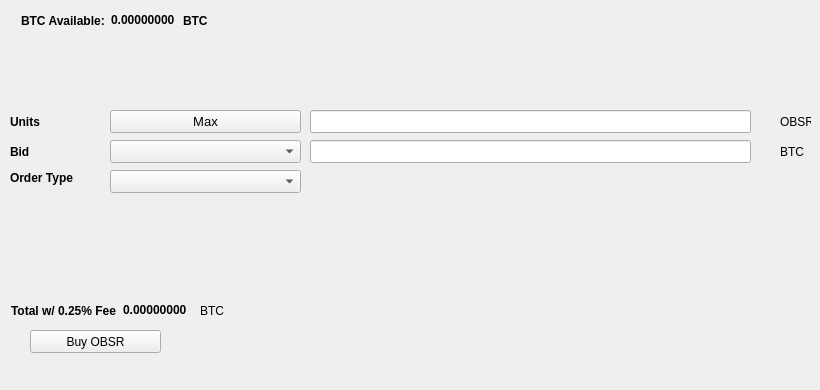
   <widget class="QWidget" name="BuyTab">
    <attribute name="title">
     <string>Buy</string>
    </attribute>
    <widget class="QPushButton" name="BuyOBS">
     <property name="geometry">
      <rect>
       <x>30</x>
       <y>330</y>
       <width>131</width>
       <height>23</height>
      </rect>
     </property>
     <property name="text">
      <string>Buy OBSR</string>
     </property>
     <property name="icon">
      <iconset resource="../obsr.qrc">
       <normaloff>:/icons/bitcoin</normaloff>:/icons/bitcoin</iconset>
     </property>
    </widget>
    <widget class="QLabel" name="label_3">
     <property name="geometry">
      <rect>
       <x>10</x>
       <y>110</y>
       <width>46</width>
       <height>23</height>
      </rect>
     </property>
     <property name="font">
      <font>
       <weight>75</weight>
       <bold>true</bold>
      </font>
     </property>
     <property name="text">
      <string>Units</string>
     </property>
    </widget>
    <widget class="QLineEdit" name="UnitsInput">
     <property name="geometry">
      <rect>
       <x>310</x>
       <y>110</y>
       <width>441</width>
       <height>23</height>
      </rect>
     </property>
     <property name="font">
      <font>
       <pointsize>9</pointsize>
       <weight>75</weight>
       <bold>true</bold>
      </font>
     </property>
    </widget>
    <widget class="QLineEdit" name="BuyBidPriceEdit">
     <property name="geometry">
      <rect>
       <x>310</x>
       <y>140</y>
       <width>441</width>
       <height>23</height>
      </rect>
     </property>
     <property name="font">
      <font>
       <pointsize>9</pointsize>
       <weight>75</weight>
       <bold>true</bold>
      </font>
     </property>
    </widget>
    <widget class="QLabel" name="label_4">
     <property name="geometry">
      <rect>
       <x>780</x>
       <y>110</y>
       <width>31</width>
       <height>23</height>
      </rect>
     </property>
     <property name="text">
      <string>OBSR</string>
     </property>
    </widget>
    <widget class="QLabel" name="label_5">
     <property name="geometry">
      <rect>
       <x>780</x>
       <y>140</y>
       <width>31</width>
       <height>23</height>
      </rect>
     </property>
     <property name="text">
      <string>BTC</string>
     </property>
    </widget>
    <widget class="QLabel" name="label_6">
     <property name="geometry">
      <rect>
       <x>10</x>
       <y>140</y>
       <width>46</width>
       <height>23</height>
      </rect>
     </property>
     <property name="font">
      <font>
       <weight>75</weight>
       <bold>true</bold>
      </font>
     </property>
     <property name="text">
      <string>Bid</string>
     </property>
    </widget>
    <widget class="QLabel" name="label_7">
     <property name="geometry">
      <rect>
       <x>10</x>
       <y>170</y>
       <width>91</width>
       <height>16</height>
      </rect>
     </property>
     <property name="font">
      <font>
       <weight>75</weight>
       <bold>true</bold>
      </font>
     </property>
     <property name="text">
      <string>Order Type</string>
     </property>
    </widget>
    <widget class="QPushButton" name="Buy_Max_Amount">
     <property name="geometry">
      <rect>
       <x>110</x>
       <y>110</y>
       <width>191</width>
       <height>23</height>
      </rect>
     </property>
     <property name="font">
      <font>
       <pointsize>10</pointsize>
      </font>
     </property>
     <property name="text">
      <string>Max</string>
     </property>
    </widget>
    <widget class="QComboBox" name="BuyBidcomboBox">
     <property name="geometry">
      <rect>
       <x>110</x>
       <y>140</y>
       <width>191</width>
       <height>23</height>
      </rect>
     </property>
     <property name="font">
      <font>
       <pointsize>10</pointsize>
      </font>
     </property>
    </widget>
    <widget class="QComboBox" name="buyOrdertypeCombo">
     <property name="geometry">
      <rect>
       <x>110</x>
       <y>170</y>
       <width>191</width>
       <height>23</height>
      </rect>
     </property>
     <property name="font">
      <font>
       <pointsize>10</pointsize>
      </font>
     </property>
    </widget>
    <widget class="QWidget" name="layoutWidget1">
     <property name="geometry">
      <rect>
       <x>21</x>
       <y>11</y>
       <width>227</width>
       <height>19</height>
      </rect>
     </property>
     <layout class="QHBoxLayout" name="horizontalLayout_3">
      <item>
       <widget class="QLabel" name="label232">
        <property name="font">
         <font>
          <weight>75</weight>
          <bold>true</bold>
         </font>
        </property>
        <property name="text">
         <string>BTC Available:</string>
        </property>
       </widget>
      </item>
      <item>
       <widget class="QLabel" name="BtcAvailableLbl">
        <property name="palette">
         <palette>
          <active>
           <colorrole role="WindowText">
            <brush brushstyle="SolidPattern">
             <color alpha="255">
              <red>0</red>
              <green>0</green>
              <blue>0</blue>
             </color>
            </brush>
           </colorrole>
           <colorrole role="Button">
            <brush brushstyle="SolidPattern">
             <color alpha="255">
              <red>0</red>
              <green>170</green>
              <blue>0</blue>
             </color>
            </brush>
           </colorrole>
           <colorrole role="Light">
            <brush brushstyle="SolidPattern">
             <color alpha="255">
              <red>0</red>
              <green>255</green>
              <blue>0</blue>
             </color>
            </brush>
           </colorrole>
           <colorrole role="Midlight">
            <brush brushstyle="SolidPattern">
             <color alpha="255">
              <red>0</red>
              <green>212</green>
              <blue>0</blue>
             </color>
            </brush>
           </colorrole>
           <colorrole role="Dark">
            <brush brushstyle="SolidPattern">
             <color alpha="255">
              <red>0</red>
              <green>85</green>
              <blue>0</blue>
             </color>
            </brush>
           </colorrole>
           <colorrole role="Mid">
            <brush brushstyle="SolidPattern">
             <color alpha="255">
              <red>0</red>
              <green>113</green>
              <blue>0</blue>
             </color>
            </brush>
           </colorrole>
           <colorrole role="Text">
            <brush brushstyle="SolidPattern">
             <color alpha="255">
              <red>0</red>
              <green>170</green>
              <blue>0</blue>
             </color>
            </brush>
           </colorrole>
           <colorrole role="BrightText">
            <brush brushstyle="SolidPattern">
             <color alpha="255">
              <red>255</red>
              <green>255</green>
              <blue>255</blue>
             </color>
            </brush>
           </colorrole>
           <colorrole role="ButtonText">
            <brush brushstyle="SolidPattern">
             <color alpha="255">
              <red>0</red>
              <green>0</green>
              <blue>0</blue>
             </color>
            </brush>
           </colorrole>
           <colorrole role="Base">
            <brush brushstyle="SolidPattern">
             <color alpha="255">
              <red>255</red>
              <green>255</green>
              <blue>255</blue>
             </color>
            </brush>
           </colorrole>
           <colorrole role="Window">
            <brush brushstyle="SolidPattern">
             <color alpha="255">
              <red>0</red>
              <green>170</green>
              <blue>0</blue>
             </color>
            </brush>
           </colorrole>
           <colorrole role="Shadow">
            <brush brushstyle="SolidPattern">
             <color alpha="255">
              <red>0</red>
              <green>0</green>
              <blue>0</blue>
             </color>
            </brush>
           </colorrole>
           <colorrole role="AlternateBase">
            <brush brushstyle="SolidPattern">
             <color alpha="255">
              <red>127</red>
              <green>212</green>
              <blue>127</blue>
             </color>
            </brush>
           </colorrole>
           <colorrole role="ToolTipBase">
            <brush brushstyle="SolidPattern">
             <color alpha="255">
              <red>255</red>
              <green>255</green>
              <blue>220</blue>
             </color>
            </brush>
           </colorrole>
           <colorrole role="ToolTipText">
            <brush brushstyle="SolidPattern">
             <color alpha="255">
              <red>0</red>
              <green>0</green>
              <blue>0</blue>
             </color>
            </brush>
           </colorrole>
          </active>
          <inactive>
           <colorrole role="WindowText">
            <brush brushstyle="SolidPattern">
             <color alpha="255">
              <red>0</red>
              <green>0</green>
              <blue>0</blue>
             </color>
            </brush>
           </colorrole>
           <colorrole role="Button">
            <brush brushstyle="SolidPattern">
             <color alpha="255">
              <red>0</red>
              <green>170</green>
              <blue>0</blue>
             </color>
            </brush>
           </colorrole>
           <colorrole role="Light">
            <brush brushstyle="SolidPattern">
             <color alpha="255">
              <red>0</red>
              <green>255</green>
              <blue>0</blue>
             </color>
            </brush>
           </colorrole>
           <colorrole role="Midlight">
            <brush brushstyle="SolidPattern">
             <color alpha="255">
              <red>0</red>
              <green>212</green>
              <blue>0</blue>
             </color>
            </brush>
           </colorrole>
           <colorrole role="Dark">
            <brush brushstyle="SolidPattern">
             <color alpha="255">
              <red>0</red>
              <green>85</green>
              <blue>0</blue>
             </color>
            </brush>
           </colorrole>
           <colorrole role="Mid">
            <brush brushstyle="SolidPattern">
             <color alpha="255">
              <red>0</red>
              <green>113</green>
              <blue>0</blue>
             </color>
            </brush>
           </colorrole>
           <colorrole role="Text">
            <brush brushstyle="SolidPattern">
             <color alpha="255">
              <red>0</red>
              <green>170</green>
              <blue>0</blue>
             </color>
            </brush>
           </colorrole>
           <colorrole role="BrightText">
            <brush brushstyle="SolidPattern">
             <color alpha="255">
              <red>255</red>
              <green>255</green>
              <blue>255</blue>
             </color>
            </brush>
           </colorrole>
           <colorrole role="ButtonText">
            <brush brushstyle="SolidPattern">
             <color alpha="255">
              <red>0</red>
              <green>0</green>
              <blue>0</blue>
             </color>
            </brush>
           </colorrole>
           <colorrole role="Base">
            <brush brushstyle="SolidPattern">
             <color alpha="255">
              <red>255</red>
              <green>255</green>
              <blue>255</blue>
             </color>
            </brush>
           </colorrole>
           <colorrole role="Window">
            <brush brushstyle="SolidPattern">
             <color alpha="255">
              <red>0</red>
              <green>170</green>
              <blue>0</blue>
             </color>
            </brush>
           </colorrole>
           <colorrole role="Shadow">
            <brush brushstyle="SolidPattern">
             <color alpha="255">
              <red>0</red>
              <green>0</green>
              <blue>0</blue>
             </color>
            </brush>
           </colorrole>
           <colorrole role="AlternateBase">
            <brush brushstyle="SolidPattern">
             <color alpha="255">
              <red>127</red>
              <green>212</green>
              <blue>127</blue>
             </color>
            </brush>
           </colorrole>
           <colorrole role="ToolTipBase">
            <brush brushstyle="SolidPattern">
             <color alpha="255">
              <red>255</red>
              <green>255</green>
              <blue>220</blue>
             </color>
            </brush>
           </colorrole>
           <colorrole role="ToolTipText">
            <brush brushstyle="SolidPattern">
             <color alpha="255">
              <red>0</red>
              <green>0</green>
              <blue>0</blue>
             </color>
            </brush>
           </colorrole>
          </inactive>
          <disabled>
           <colorrole role="WindowText">
            <brush brushstyle="SolidPattern">
             <color alpha="255">
              <red>0</red>
              <green>85</green>
              <blue>0</blue>
             </color>
            </brush>
           </colorrole>
           <colorrole role="Button">
            <brush brushstyle="SolidPattern">
             <color alpha="255">
              <red>0</red>
              <green>170</green>
              <blue>0</blue>
             </color>
            </brush>
           </colorrole>
           <colorrole role="Light">
            <brush brushstyle="SolidPattern">
             <color alpha="255">
              <red>0</red>
              <green>255</green>
              <blue>0</blue>
             </color>
            </brush>
           </colorrole>
           <colorrole role="Midlight">
            <brush brushstyle="SolidPattern">
             <color alpha="255">
              <red>0</red>
              <green>212</green>
              <blue>0</blue>
             </color>
            </brush>
           </colorrole>
           <colorrole role="Dark">
            <brush brushstyle="SolidPattern">
             <color alpha="255">
              <red>0</red>
              <green>85</green>
              <blue>0</blue>
             </color>
            </brush>
           </colorrole>
           <colorrole role="Mid">
            <brush brushstyle="SolidPattern">
             <color alpha="255">
              <red>0</red>
              <green>113</green>
              <blue>0</blue>
             </color>
            </brush>
           </colorrole>
           <colorrole role="Text">
            <brush brushstyle="SolidPattern">
             <color alpha="255">
              <red>0</red>
              <green>85</green>
              <blue>0</blue>
             </color>
            </brush>
           </colorrole>
           <colorrole role="BrightText">
            <brush brushstyle="SolidPattern">
             <color alpha="255">
              <red>255</red>
              <green>255</green>
              <blue>255</blue>
             </color>
            </brush>
           </colorrole>
           <colorrole role="ButtonText">
            <brush brushstyle="SolidPattern">
             <color alpha="255">
              <red>0</red>
              <green>85</green>
              <blue>0</blue>
             </color>
            </brush>
           </colorrole>
           <colorrole role="Base">
            <brush brushstyle="SolidPattern">
             <color alpha="255">
              <red>0</red>
              <green>170</green>
              <blue>0</blue>
             </color>
            </brush>
           </colorrole>
           <colorrole role="Window">
            <brush brushstyle="SolidPattern">
             <color alpha="255">
              <red>0</red>
              <green>170</green>
              <blue>0</blue>
             </color>
            </brush>
           </colorrole>
           <colorrole role="Shadow">
            <brush brushstyle="SolidPattern">
             <color alpha="255">
              <red>0</red>
              <green>0</green>
              <blue>0</blue>
             </color>
            </brush>
           </colorrole>
           <colorrole role="AlternateBase">
            <brush brushstyle="SolidPattern">
             <color alpha="255">
              <red>0</red>
              <green>170</green>
              <blue>0</blue>
             </color>
            </brush>
           </colorrole>
           <colorrole role="ToolTipBase">
            <brush brushstyle="SolidPattern">
             <color alpha="255">
              <red>255</red>
              <green>255</green>
              <blue>220</blue>
             </color>
            </brush>
           </colorrole>
           <colorrole role="ToolTipText">
            <brush brushstyle="SolidPattern">
             <color alpha="255">
              <red>0</red>
              <green>0</green>
              <blue>0</blue>
             </color>
            </brush>
           </colorrole>
          </disabled>
         </palette>
        </property>
        <property name="font">
         <font>
          <weight>75</weight>
          <bold>true</bold>
         </font>
        </property>
        <property name="text">
         <string>0.00000000</string>
        </property>
        <property name="textInteractionFlags">
         <set>Qt::LinksAccessibleByMouse|Qt::TextSelectableByKeyboard|Qt::TextSelectableByMouse</set>
        </property>
       </widget>
      </item>
      <item>
       <widget class="QLabel" name="BtcAvailableLbl_2">
        <property name="font">
         <font>
          <weight>75</weight>
          <bold>true</bold>
         </font>
        </property>
        <property name="text">
         <string>BTC</string>
        </property>
       </widget>
      </item>
     </layout>
    </widget>
    <widget class="QWidget" name="layoutWidge2">
     <property name="geometry">
      <rect>
       <x>11</x>
       <y>301</y>
       <width>259</width>
       <height>19</height>
      </rect>
     </property>
     <layout class="QHBoxLayout" name="horizontalLayout_4">
      <item>
       <widget class="QLabel" name="label_9">
        <property name="font">
         <font>
          <weight>75</weight>
          <bold>true</bold>
         </font>
        </property>
        <property name="text">
         <string>Total w/ 0.25% Fee</string>
        </property>
       </widget>
      </item>
      <item>
       <widget class="QLabel" name="BuyCostLabel">
        <property name="palette">
         <palette>
          <active>
           <colorrole role="WindowText">
            <brush brushstyle="SolidPattern">
             <color alpha="255">
              <red>0</red>
              <green>0</green>
              <blue>0</blue>
             </color>
            </brush>
           </colorrole>
           <colorrole role="Button">
            <brush brushstyle="SolidPattern">
             <color alpha="255">
              <red>0</red>
              <green>170</green>
              <blue>0</blue>
             </color>
            </brush>
           </colorrole>
           <colorrole role="Light">
            <brush brushstyle="SolidPattern">
             <color alpha="255">
              <red>0</red>
              <green>255</green>
              <blue>0</blue>
             </color>
            </brush>
           </colorrole>
           <colorrole role="Midlight">
            <brush brushstyle="SolidPattern">
             <color alpha="255">
              <red>0</red>
              <green>212</green>
              <blue>0</blue>
             </color>
            </brush>
           </colorrole>
           <colorrole role="Dark">
            <brush brushstyle="SolidPattern">
             <color alpha="255">
              <red>0</red>
              <green>85</green>
              <blue>0</blue>
             </color>
            </brush>
           </colorrole>
           <colorrole role="Mid">
            <brush brushstyle="SolidPattern">
             <color alpha="255">
              <red>0</red>
              <green>113</green>
              <blue>0</blue>
             </color>
            </brush>
           </colorrole>
           <colorrole role="Text">
            <brush brushstyle="SolidPattern">
             <color alpha="255">
              <red>0</red>
              <green>170</green>
              <blue>0</blue>
             </color>
            </brush>
           </colorrole>
           <colorrole role="BrightText">
            <brush brushstyle="SolidPattern">
             <color alpha="255">
              <red>255</red>
              <green>255</green>
              <blue>255</blue>
             </color>
            </brush>
           </colorrole>
           <colorrole role="ButtonText">
            <brush brushstyle="SolidPattern">
             <color alpha="255">
              <red>0</red>
              <green>0</green>
              <blue>0</blue>
             </color>
            </brush>
           </colorrole>
           <colorrole role="Base">
            <brush brushstyle="SolidPattern">
             <color alpha="255">
              <red>255</red>
              <green>255</green>
              <blue>255</blue>
             </color>
            </brush>
           </colorrole>
           <colorrole role="Window">
            <brush brushstyle="SolidPattern">
             <color alpha="255">
              <red>0</red>
              <green>170</green>
              <blue>0</blue>
             </color>
            </brush>
           </colorrole>
           <colorrole role="Shadow">
            <brush brushstyle="SolidPattern">
             <color alpha="255">
              <red>0</red>
              <green>0</green>
              <blue>0</blue>
             </color>
            </brush>
           </colorrole>
           <colorrole role="AlternateBase">
            <brush brushstyle="SolidPattern">
             <color alpha="255">
              <red>127</red>
              <green>212</green>
              <blue>127</blue>
             </color>
            </brush>
           </colorrole>
           <colorrole role="ToolTipBase">
            <brush brushstyle="SolidPattern">
             <color alpha="255">
              <red>255</red>
              <green>255</green>
              <blue>220</blue>
             </color>
            </brush>
           </colorrole>
           <colorrole role="ToolTipText">
            <brush brushstyle="SolidPattern">
             <color alpha="255">
              <red>0</red>
              <green>0</green>
              <blue>0</blue>
             </color>
            </brush>
           </colorrole>
          </active>
          <inactive>
           <colorrole role="WindowText">
            <brush brushstyle="SolidPattern">
             <color alpha="255">
              <red>0</red>
              <green>0</green>
              <blue>0</blue>
             </color>
            </brush>
           </colorrole>
           <colorrole role="Button">
            <brush brushstyle="SolidPattern">
             <color alpha="255">
              <red>0</red>
              <green>170</green>
              <blue>0</blue>
             </color>
            </brush>
           </colorrole>
           <colorrole role="Light">
            <brush brushstyle="SolidPattern">
             <color alpha="255">
              <red>0</red>
              <green>255</green>
              <blue>0</blue>
             </color>
            </brush>
           </colorrole>
           <colorrole role="Midlight">
            <brush brushstyle="SolidPattern">
             <color alpha="255">
              <red>0</red>
              <green>212</green>
              <blue>0</blue>
             </color>
            </brush>
           </colorrole>
           <colorrole role="Dark">
            <brush brushstyle="SolidPattern">
             <color alpha="255">
              <red>0</red>
              <green>85</green>
              <blue>0</blue>
             </color>
            </brush>
           </colorrole>
           <colorrole role="Mid">
            <brush brushstyle="SolidPattern">
             <color alpha="255">
              <red>0</red>
              <green>113</green>
              <blue>0</blue>
             </color>
            </brush>
           </colorrole>
           <colorrole role="Text">
            <brush brushstyle="SolidPattern">
             <color alpha="255">
              <red>0</red>
              <green>170</green>
              <blue>0</blue>
             </color>
            </brush>
           </colorrole>
           <colorrole role="BrightText">
            <brush brushstyle="SolidPattern">
             <color alpha="255">
              <red>255</red>
              <green>255</green>
              <blue>255</blue>
             </color>
            </brush>
           </colorrole>
           <colorrole role="ButtonText">
            <brush brushstyle="SolidPattern">
             <color alpha="255">
              <red>0</red>
              <green>0</green>
              <blue>0</blue>
             </color>
            </brush>
           </colorrole>
           <colorrole role="Base">
            <brush brushstyle="SolidPattern">
             <color alpha="255">
              <red>255</red>
              <green>255</green>
              <blue>255</blue>
             </color>
            </brush>
           </colorrole>
           <colorrole role="Window">
            <brush brushstyle="SolidPattern">
             <color alpha="255">
              <red>0</red>
              <green>170</green>
              <blue>0</blue>
             </color>
            </brush>
           </colorrole>
           <colorrole role="Shadow">
            <brush brushstyle="SolidPattern">
             <color alpha="255">
              <red>0</red>
              <green>0</green>
              <blue>0</blue>
             </color>
            </brush>
           </colorrole>
           <colorrole role="AlternateBase">
            <brush brushstyle="SolidPattern">
             <color alpha="255">
              <red>127</red>
              <green>212</green>
              <blue>127</blue>
             </color>
            </brush>
           </colorrole>
           <colorrole role="ToolTipBase">
            <brush brushstyle="SolidPattern">
             <color alpha="255">
              <red>255</red>
              <green>255</green>
              <blue>220</blue>
             </color>
            </brush>
           </colorrole>
           <colorrole role="ToolTipText">
            <brush brushstyle="SolidPattern">
             <color alpha="255">
              <red>0</red>
              <green>0</green>
              <blue>0</blue>
             </color>
            </brush>
           </colorrole>
          </inactive>
          <disabled>
           <colorrole role="WindowText">
            <brush brushstyle="SolidPattern">
             <color alpha="255">
              <red>0</red>
              <green>85</green>
              <blue>0</blue>
             </color>
            </brush>
           </colorrole>
           <colorrole role="Button">
            <brush brushstyle="SolidPattern">
             <color alpha="255">
              <red>0</red>
              <green>170</green>
              <blue>0</blue>
             </color>
            </brush>
           </colorrole>
           <colorrole role="Light">
            <brush brushstyle="SolidPattern">
             <color alpha="255">
              <red>0</red>
              <green>255</green>
              <blue>0</blue>
             </color>
            </brush>
           </colorrole>
           <colorrole role="Midlight">
            <brush brushstyle="SolidPattern">
             <color alpha="255">
              <red>0</red>
              <green>212</green>
              <blue>0</blue>
             </color>
            </brush>
           </colorrole>
           <colorrole role="Dark">
            <brush brushstyle="SolidPattern">
             <color alpha="255">
              <red>0</red>
              <green>85</green>
              <blue>0</blue>
             </color>
            </brush>
           </colorrole>
           <colorrole role="Mid">
            <brush brushstyle="SolidPattern">
             <color alpha="255">
              <red>0</red>
              <green>113</green>
              <blue>0</blue>
             </color>
            </brush>
           </colorrole>
           <colorrole role="Text">
            <brush brushstyle="SolidPattern">
             <color alpha="255">
              <red>0</red>
              <green>85</green>
              <blue>0</blue>
             </color>
            </brush>
           </colorrole>
           <colorrole role="BrightText">
            <brush brushstyle="SolidPattern">
             <color alpha="255">
              <red>255</red>
              <green>255</green>
              <blue>255</blue>
             </color>
            </brush>
           </colorrole>
           <colorrole role="ButtonText">
            <brush brushstyle="SolidPattern">
             <color alpha="255">
              <red>0</red>
              <green>85</green>
              <blue>0</blue>
             </color>
            </brush>
           </colorrole>
           <colorrole role="Base">
            <brush brushstyle="SolidPattern">
             <color alpha="255">
              <red>0</red>
              <green>170</green>
              <blue>0</blue>
             </color>
            </brush>
           </colorrole>
           <colorrole role="Window">
            <brush brushstyle="SolidPattern">
             <color alpha="255">
              <red>0</red>
              <green>170</green>
              <blue>0</blue>
             </color>
            </brush>
           </colorrole>
           <colorrole role="Shadow">
            <brush brushstyle="SolidPattern">
             <color alpha="255">
              <red>0</red>
              <green>0</green>
              <blue>0</blue>
             </color>
            </brush>
           </colorrole>
           <colorrole role="AlternateBase">
            <brush brushstyle="SolidPattern">
             <color alpha="255">
              <red>0</red>
              <green>170</green>
              <blue>0</blue>
             </color>
            </brush>
           </colorrole>
           <colorrole role="ToolTipBase">
            <brush brushstyle="SolidPattern">
             <color alpha="255">
              <red>255</red>
              <green>255</green>
              <blue>220</blue>
             </color>
            </brush>
           </colorrole>
           <colorrole role="ToolTipText">
            <brush brushstyle="SolidPattern">
             <color alpha="255">
              <red>0</red>
              <green>0</green>
              <blue>0</blue>
             </color>
            </brush>
           </colorrole>
          </disabled>
         </palette>
        </property>
        <property name="font">
         <font>
          <weight>75</weight>
          <bold>true</bold>
         </font>
        </property>
        <property name="autoFillBackground">
         <bool>false</bool>
        </property>
        <property name="text">
         <string>0.00000000</string>
        </property>
        <property name="textInteractionFlags">
         <set>Qt::LinksAccessibleByMouse|Qt::TextSelectableByMouse</set>
        </property>
       </widget>
      </item>
      <item>
       <widget class="QLabel" name="label_10">
        <property name="font">
         <font>
          <weight>50</weight>
          <bold>false</bold>
         </font>
        </property>
        <property name="text">
         <string>BTC</string>
        </property>
       </widget>
      </item>
     </layout>
    </widget>
    <widget class="QLabel" name="label_24">
     <property name="geometry">
      <rect>
       <x>460</x>
       <y>300</y>
       <width>281</width>
       <height>81</height>
      </rect>
     </property>
     <property name="text">
      <string/>
     </property>
     <property name="pixmap">
      <pixmap>:/images/bittrex</pixmap>
     </property>
    </widget>
   </widget>
